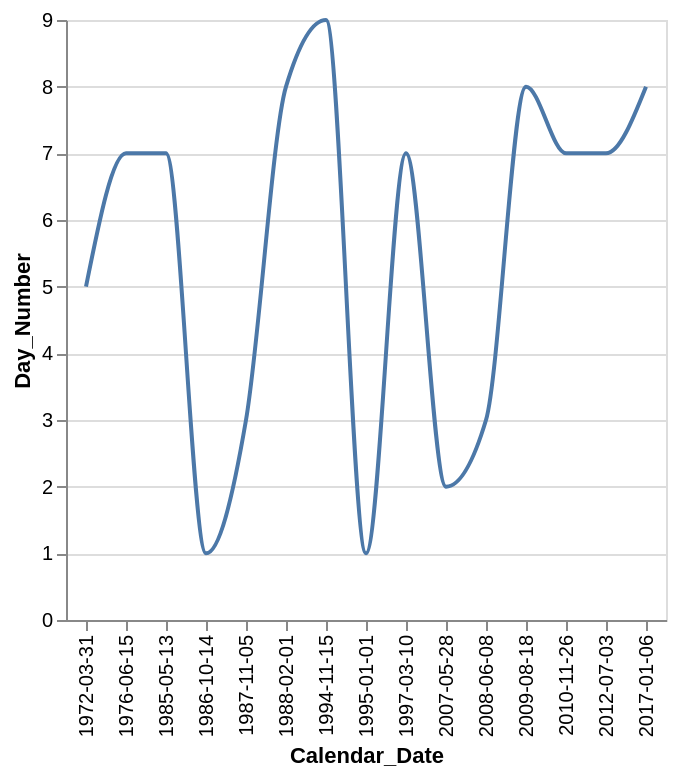

The Vega-Lite source for this figure:
### Vega-Lite specification from a JSON file in a GitHub repository (floating-point values rounded to 4 significant figures)
{"data": {"values": [{"x_data": "1972-03-31", "y_data": 5}, {"x_data": "1976-06-15", "y_data": 7}, {"x_data": "1985-05-13", "y_data": 7}, {"x_data": "1986-10-14", "y_data": 1}, {"x_data": "1987-11-05", "y_data": 3}, {"x_data": "1988-02-01", "y_data": 8}, {"x_data": "1994-11-15", "y_data": 9}, {"x_data": "1995-01-01", "y_data": 1}, {"x_data": "1997-03-10", "y_data": 7}, {"x_data": "2007-05-28", "y_data": 2}, {"x_data": "2008-06-08", "y_data": 3}, {"x_data": "2009-08-18", "y_data": 8}, {"x_data": "2010-11-26", "y_data": 7}, {"x_data": "2012-07-03", "y_data": 7}, {"x_data": "2017-01-06", "y_data": 8}]}, "mark": {"type": "line", "interpolate": "monotone"}, "encoding": {"x": {"field": "x_data", "type": "nominal", "title": "Calendar_Date", "sort": "ascending"}, "y": {"field": "y_data", "type": "quantitative", "title": "Day_Number"}}}
